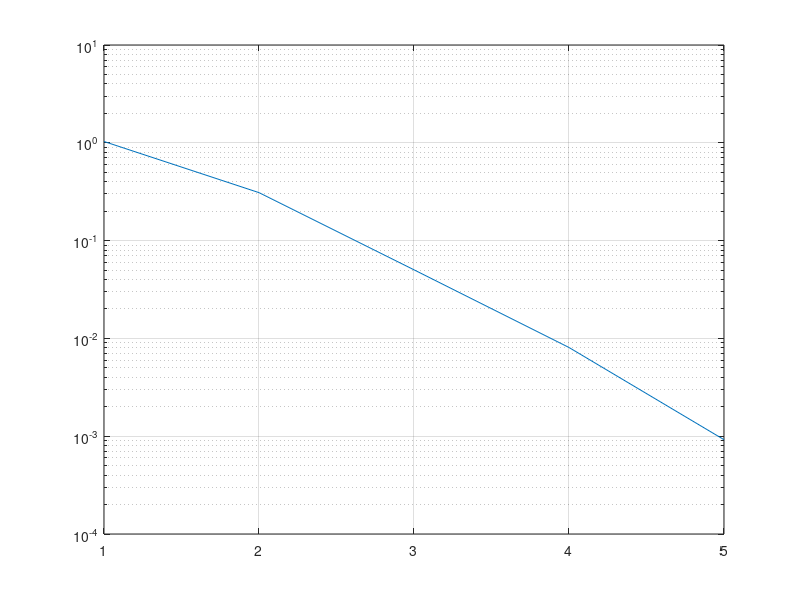

Write the MATLAB code that produced this figure.
clear
close all
A=[8 2 -4; 5 10 -3; -1 5 20];
b=[6; 12; 24];
x=[0 ;0 ;0];
n=length(b)
D=[diag(diag(A))]
R=A-D
itermax=100
tol=10^(-3)

for i=1 :itermax
    oldx=x;%previous iter solution
    for j=1:n
        x(j)=D(j,j)\(b(j)-R(j,:)*x);
    end
    z(i)=norm(x-oldx,inf);
    if z(i)<tol
        break;
    end
end
semilogy(z);
grid on
